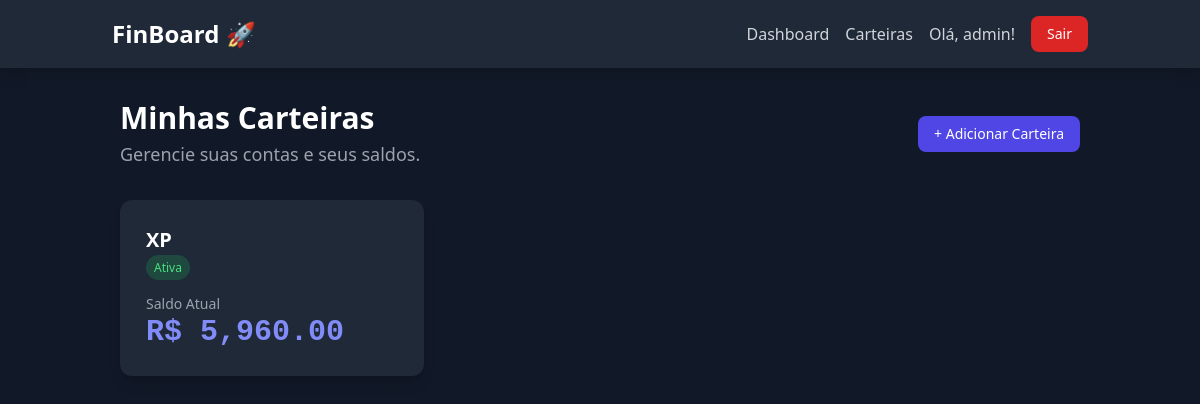
/dashboard/accounts/ (signed in), run on an earlier commit of the app's database.
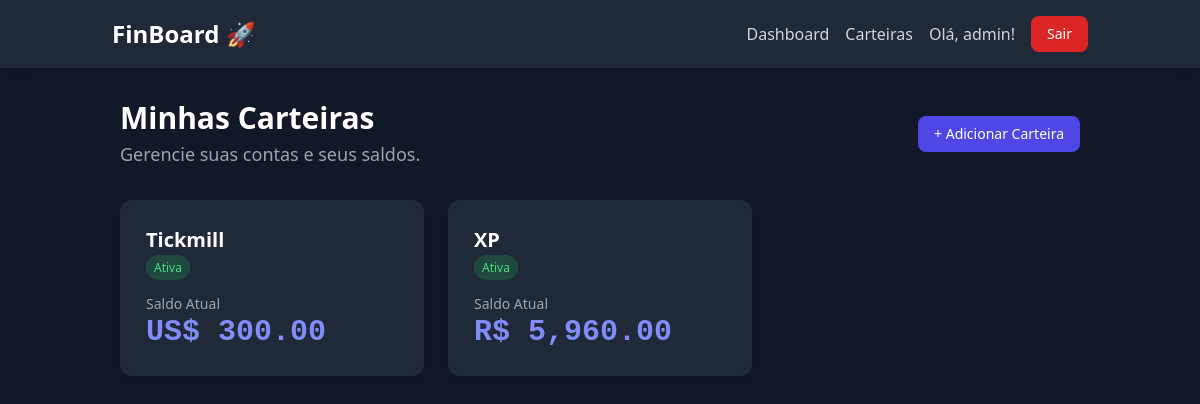
And on a later commit of the database.
### dashboard/models.py (models this page shows, shortened)
class Account(models.Model):
    CURRENCY_CHOICES = [
        ('BRL', 'Real Brasileiro'),
        ('USD', 'Dólar Americano'),
    ]
    user = models.ForeignKey(
        User, on_delete=models.CASCADE, verbose_name="Usuário")
    name = models.CharField("Nome da Carteira", max_length=100,
                            help_text="Ex: Corretora XP, Binance Futures")
    currency = models.CharField(
        "Moeda", max_length=3, choices=CURRENCY_CHOICES, default='BRL')
    initial_balance = models.DecimalField(
        "Saldo Inicial", max_digits=12, decimal_places=2, default=0.0)
    is_active = models.BooleanField("Ativa", default=True)
    @property
    def current_balance(self):
        balance = self.initial_balance
        transaction_total = self.transactions.aggregate(
            total=Sum(
                Case(
                    When(type='DEPOSITO', then='amount'),
                    When(type='SAQUE', then=F('amount') * -1),
                    default=Decimal('0.0'),
                    output_field=models.DecimalField()
                )
            )
        )['total'] or Decimal('0.00')
        balance += transaction_total
        operations_pl = self.operation_set.filter(status='FECHADA').aggregate(
            total_pl=Sum('net_financial_result')
        )['total_pl'] or Decimal('0.00')
        balance += operations_pl
        return round(balance, 2)

### dashboard/views.py (the view)
# urls.py: path('accounts/', views.account_list, name='account_list'),
@login_required
def account_list(request):
    accounts = Account.objects.filter(user=request.user).order_by('name')
    context = {
        'accounts': accounts
    }
    return render(request, 'dashboard/account_list.html', context)

### dashboard/templatetags/currency_filters.py (called while the page is built)
@register.filter(name='format_currency')
def format_currency(value, currency_code):
    try:
        value = Decimal(value)
    except (ValueError, TypeError):
        return value
    formatted_value = intcomma(value).replace(
        ",", "TEMP_COMMA").replace(".", ",").replace("TEMP_COMMA", ".")
    if currency_code == 'BRL':
        return f"R$ {formatted_value}"
    elif currency_code == 'USD':
        return f"US$ {formatted_value}"
    else:
        return f"{currency_code} {formatted_value}"

### dashboard/templates/dashboard/account_list.html (shortened to what this page needs)
{% extends 'core/base.html' %}
{% load currency_filters %} {% block content %}
<div class="container mx-auto px-4 sm:px-6 lg:px-8 py-8">
    <div class="flex justify-between items-center mb-8">
        <div>
            <h1 class="text-3xl font-bold text-white">Minhas Carteiras</h1>
            <p class="mt-1 text-lg text-gray-400">Gerencie suas contas e seus saldos.</p>
        </div>
        <a href="{% url 'dashboard:account_add' %}" class="px-4 py-2 text-sm font-medium text-white bg-indigo-600 rounded-lg hover:bg-indigo-700 transition-colors">
            + Adicionar Carteira
        </a>
    </div>
    <div class="grid grid-cols-1 md:grid-cols-2 lg:grid-cols-3 gap-6">
        {% for account in accounts %}
        <a href="{% url 'dashboard:account_detail' pk=account.pk %}" class="block">
            <div class="bg-gray-800 rounded-xl shadow-lg p-6 h-full flex flex-col justify-between hover:border-indigo-500 border-2 border-transparent transition-all">
                <div>
                    <h3 class="font-bold text-xl text-white">{{ account.name }}</h3>
                    <span class="text-xs font-medium px-2 py-1 rounded-full {% if account.is_active %}bg-green-500/20 text-green-400{% else %}bg-gray-600 text-gray-400{% endif %}">
                        {% if account.is_active %}Ativa{% else %}Inativa{% endif %}
                    </span>
                </div>
                <div class="mt-4">
                    <p class="text-sm text-gray-400">Saldo Atual</p>
                    <p class="text-3xl font-mono font-bold text-indigo-400">
                        {{ account.current_balance|format_currency:account.currency }}
                    </p>
                </div>
            </div>
        </a>
        {% endfor %}
    </div>
</div>
{% endblock %}

What changed in the data, as far as the page shows it:
added Account: name "Tickmill", is_active "Ativa", current_balance "US$ 300.00"
